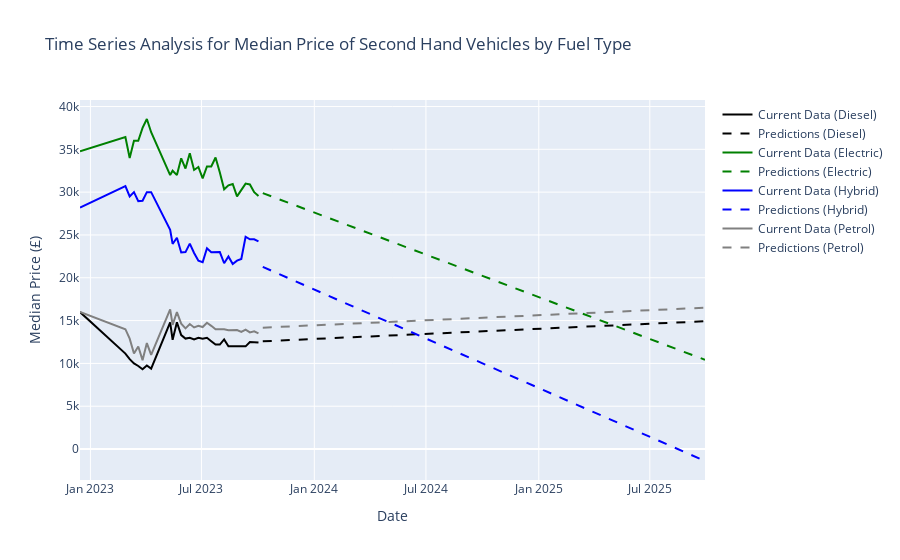

The cell this chart's notebook holds for it:
### Code cell
# Create a figure
fig = go.Figure()

# Iterate over each 'ft' category and add the current data and predictions to the figure
for ft_category in ft_categories:
    if ft_category != 'Other':
        # Filter the original DataFrame for the specific 'ft' category
        df_ft = df_lr[df_lr['ft'] == ft_category]
        
        # Get the corresponding predictions DataFrame
        predictions_df = predicted_dfs[ft_category]
        
        # Add current data as a scatter plot
        fig.add_trace(
            go.Scatter(
                x=df_ft['date'],
                y=df_ft['median_price'],
                mode='lines',
                name=f'Current Data ({ft_category})',
                line=dict(color=colors[ft_category])
            )
        )
        
        # Add predictions as a line plot
        fig.add_trace(
            go.Scatter(
                x=predictions_df['date'],
                y=predictions_df['median_price'],
                mode='lines',
                name=f'Predictions ({ft_category})',
                line=dict(dash='dash', color=colors[ft_category])
            )
        )
    
# Update layout
fig.update_layout(
    xaxis_title='Date',
    yaxis_title='Median Price (£)',
    title='Time Series Analysis for Median Price of Second Hand Vehicles by Fuel Type',
    showlegend=True,
)

# Show the plot
fig.show()
